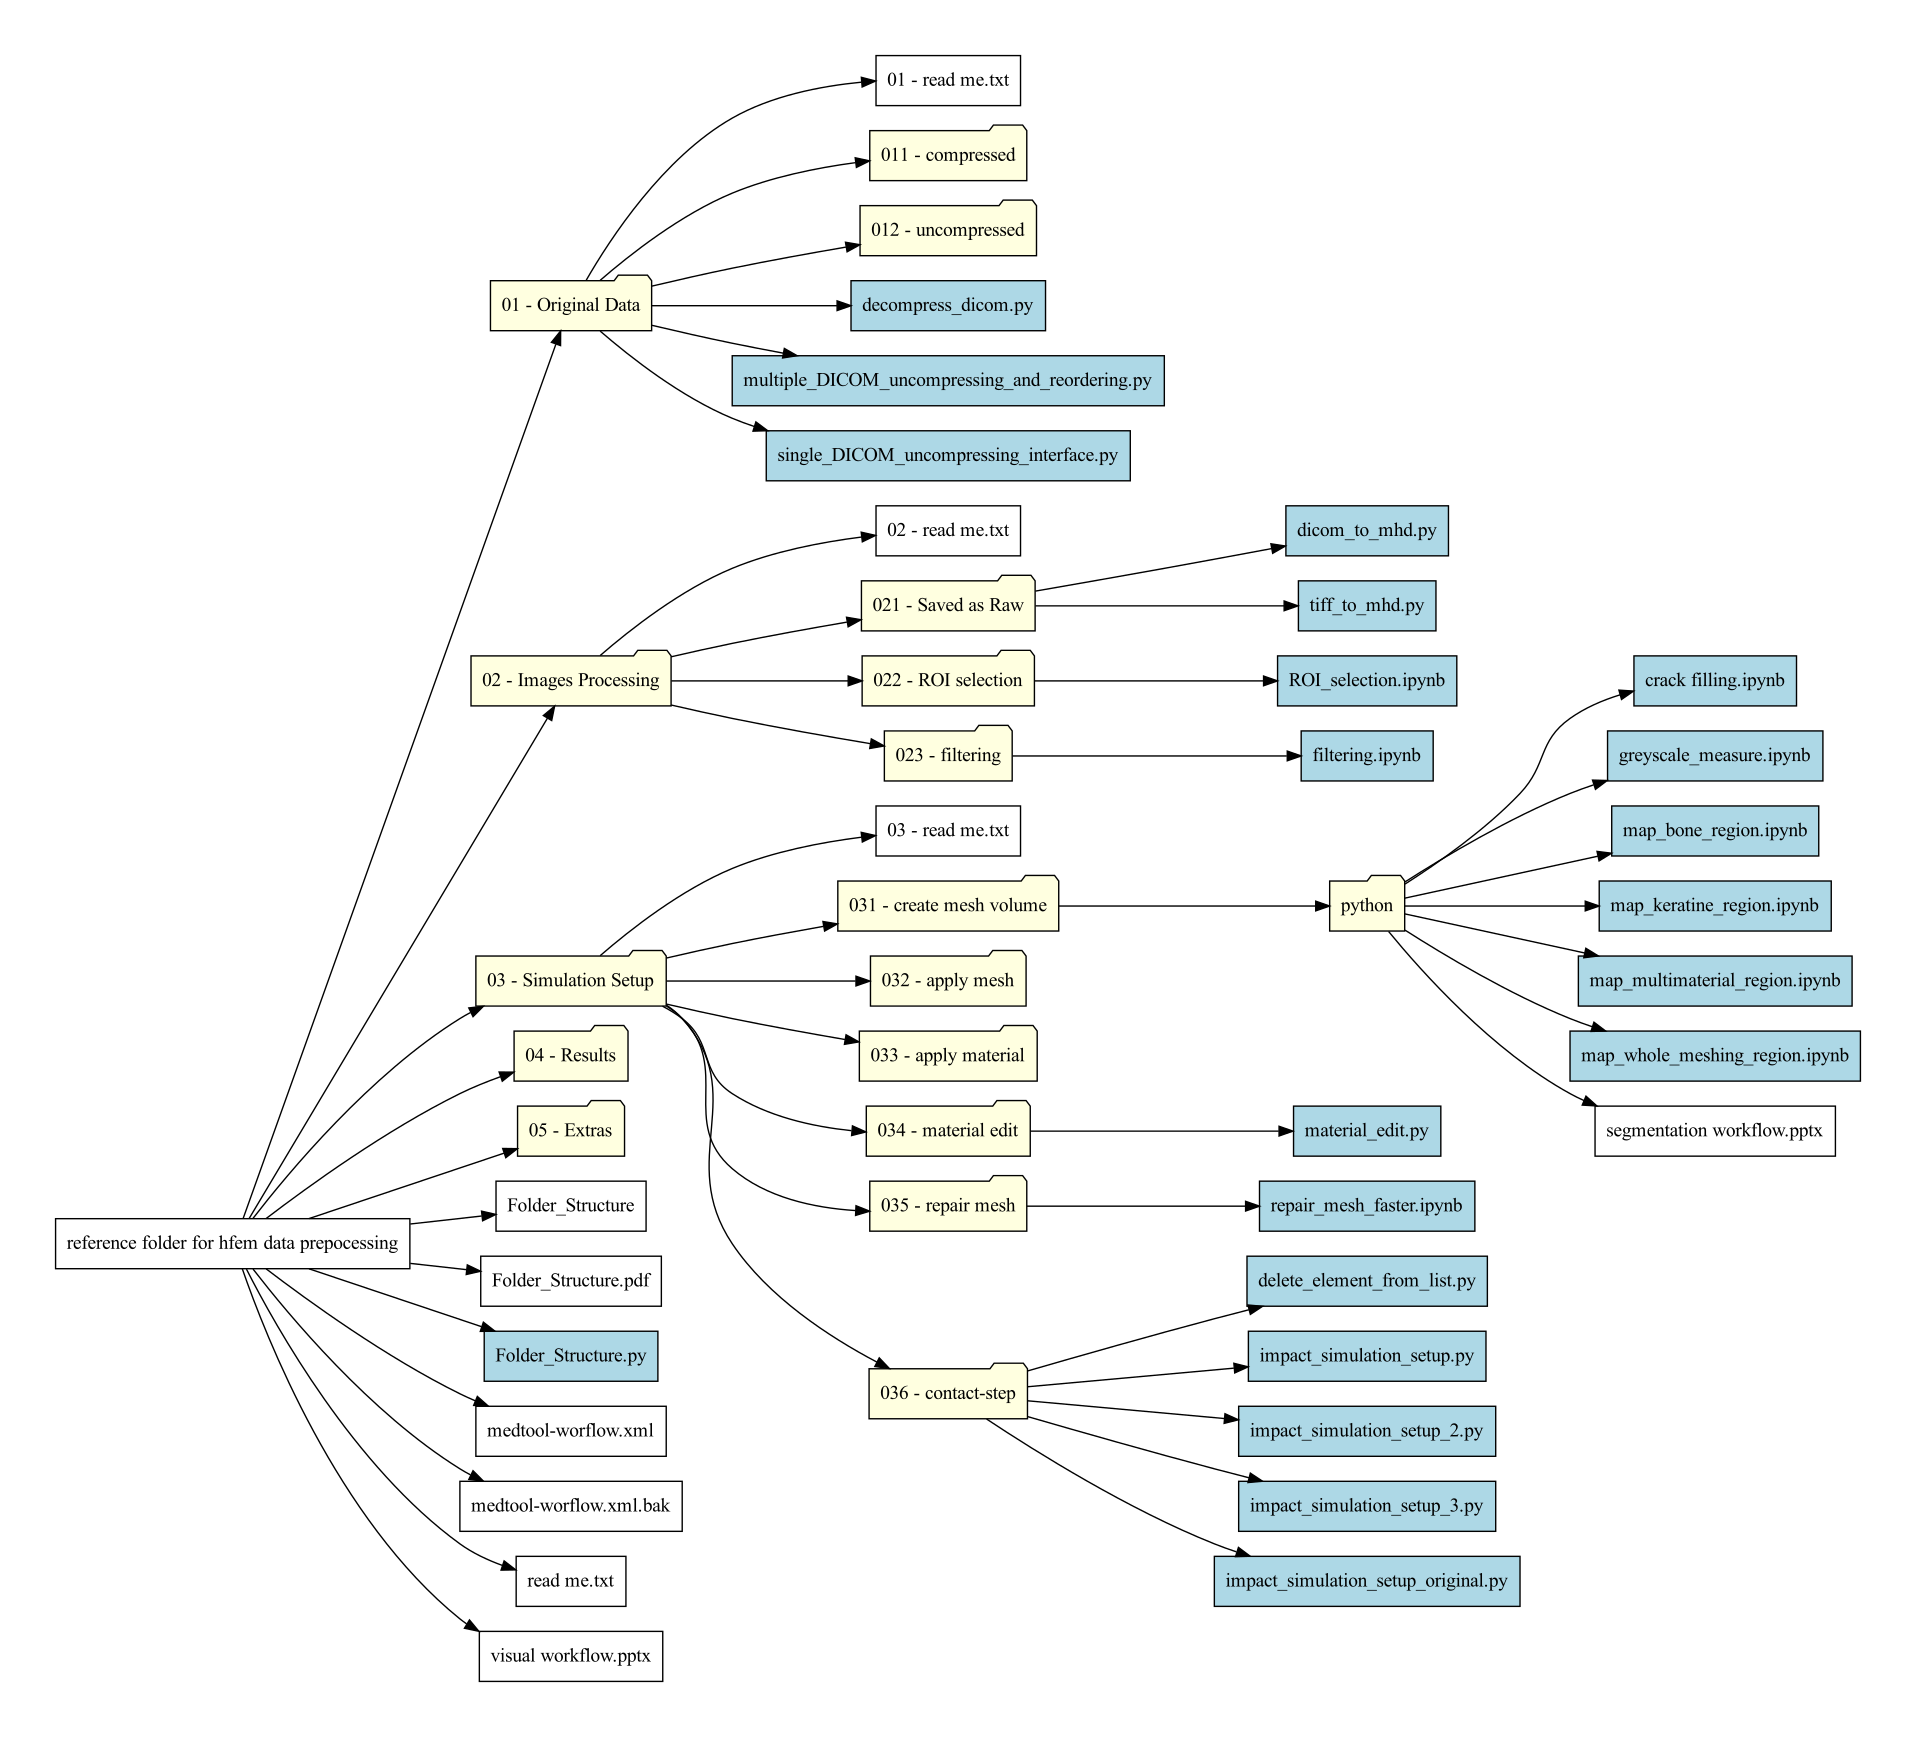

Here is the Python script that generated this plot:
import os
import re
from graphviz import Digraph


def replace_trailing_numbers_with_same_length_x(s):
    # Match files with or without extensions
    match = re.match(r'(.*?)(\d+)(\.[^.]+)?$', s)
    if match:
        base, numbers, extension = match.groups()
        extension = extension or ""  # Handle the case where there is no extension
        replacement = 'x' * len(numbers)  # Replace numbers with the same number of 'x'
        return f"{base}{replacement}{extension}"
    return s




def build_folder_structure_graph(start_path, graph=None, parent_node=None):
    """
    Recursively build the folder structure as a Graphviz graph.
    :param start_path: Path to start generating the structure.
    :param graph: The Graphviz Digraph object (initialized outside).
    :param parent_node: The parent node name in the graph (for recursion).
    """
    if graph is None:
        graph = Digraph(format='pdf', graph_attr={'rankdir': 'LR'}, node_attr={'shape': 'box'})

    #current_node = os.path.basename(start_path) or start_path
    current_node = os.path.basename(start_path)
    
    list_of_item = os.listdir(start_path)
    simplified = False
    if len(list_of_item) > 25:
        seventh_item = replace_trailing_numbers_with_same_length_x(list_of_item[5])
        list_of_item = list_of_item[:5] + [seventh_item] + list_of_item[-5:]
        simplified = True

    for item in list_of_item:
        item_path = os.path.join(start_path, item)
        if os.path.isdir(item_path):
            # Add folder node with a specific color
            graph.node(item, item, style="filled", fillcolor="lightyellow", shape="folder")
            graph.edge(current_node, item)
            build_folder_structure_graph(item_path, graph, item)
        else:
            if simplified:
                graph.node(item, item, style="filled", fillcolor="grey")
                graph.edge(current_node, item)  # Add files as leaf nodes
            elif item[-2:]=="py" or  item[-5:]=="ipynb":
                graph.node(item, item, style="filled", fillcolor="lightblue")
                graph.edge(current_node, item)  # Add files as leaf nodes
            else:
                graph.node(item, item)
                graph.edge(current_node, item)  # Add files as leaf nodes

            
    return graph



if __name__ == "__main__":
    # Get the directory where the script is saved
    script_directory = os.path.dirname(os.path.abspath(__file__))
    print(f"Generating folder structure for: {script_directory}")

    # Build the folder structure graph
    folder_graph = build_folder_structure_graph(script_directory)

    # Save as a PDF
    output_filename = os.path.join(script_directory, "Folder_Structure")
    folder_graph.render(output_filename, view=True)  # Save and optionally open the PDF

    print(f"Folder structure saved to {output_filename}.pdf")
